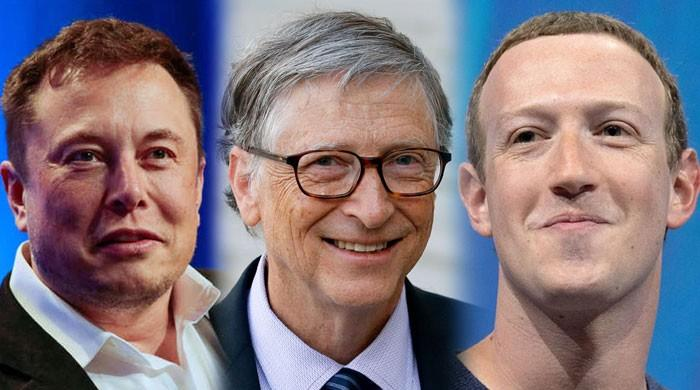
#> input picture computer_vision/Resources/uso.jpg, 700 x 390 px
$ python facedetection.py
#> lines starting #> are read from the running program, lines starting #| are printed output that depends on the picture; after the words box and inside, x2 and y2 are one past the last pixel; in counts of white or black regions, pixels touching at a corner belong together
import cv2

# adding out cascade
faceCascade = cv2.CascadeClassifier("Resources/haarcascade_frontalface_default.xml")

# Read an image
img = cv2.imread("Resources/uso.jpg")
#> img is the input picture: shape (390, 700, 3); mean B, G, R 125.1, 118.3, 132.2

# convert image to grayscale
imgGray = cv2.cvtColor(img, cv2.COLOR_BGR2GRAY)
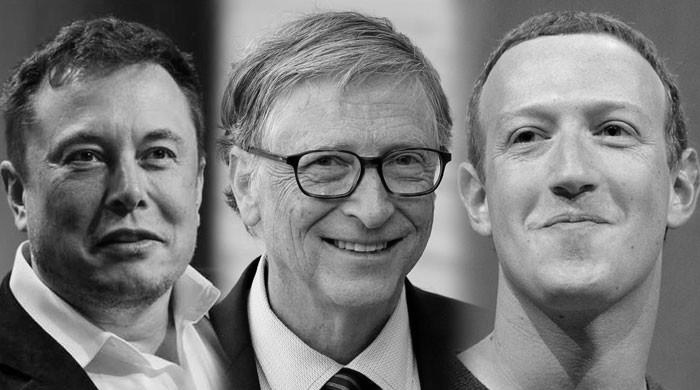
#> imgGray: shape (390, 700); min 0, max 253, mean 123.2

# find the faces in the image

face = faceCascade.detectMultiScale(imgGray, 1.1, 4)
#> face = [[30, 80, 193, 193], [456, 45, 223, 223]]

# create a bounding boz across the faces detected
# loop through all the faces in the image provided
# define the starting point
# define the corner points for every single face that will be detected after excecution
# define a colour
# define thickness of the line

for (x,y,w,h) in face:
    cv2.rectangle(img, (x,y),(x+w, y+h), (255,0,0),2)
    cv2.putText(img, "face", (x, y-5), cv2.FONT_HERSHEY_COMPLEX,1,(0,0,255),1)
#> this loop made 2 passes
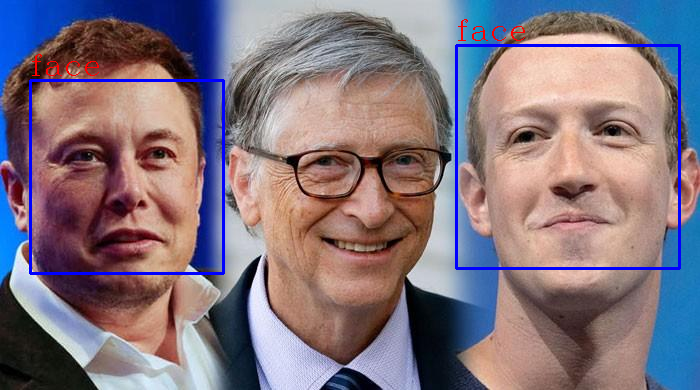
#> img: shape (390, 700, 3); 2.01% of pixels changed, all inside (x1, y1, x2, y2) = (29, 19, 681, 275)

#Show/Display it
cv2.imshow("Faces", img)

#delay
cv2.waitKey(0)

$ run again, with computer_vision/Resources/download.jpg copied over computer_vision/Resources/uso.jpg
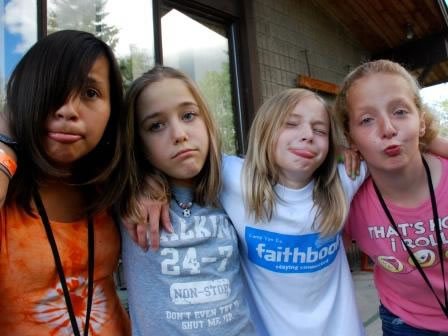
#> input picture computer_vision/Resources/download.jpg, 448 x 336 px
#> img is the input picture: shape (336, 448, 3); mean B, G, R 97.4, 93.2, 107.8
#> `imgGray = cv2.cvtColor(img, cv2.COLOR_BGR2GRAY)`:
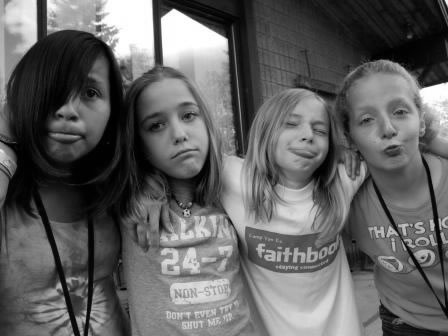
#> imgGray: shape (336, 448); min 0, max 255, mean 98
#> face = [[42, 101, 48, 48], [269, 97, 72, 72], [129, 81, 93, 93], [343, 80, 88, 88], [354, 180, 91, 91]]
#> the loop `for (x,y,w,h) in face:` made 5 passes
#> after the loop `for (x,y,w,h) in face:`:
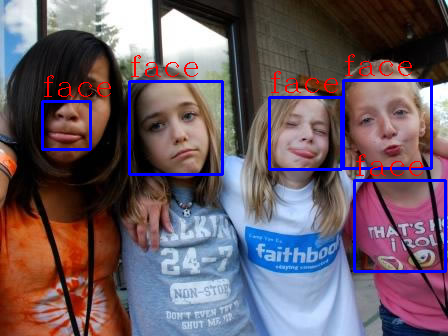
#> img: shape (336, 448, 3); 3.85% of pixels changed, all inside (x1, y1, x2, y2) = (41, 54, 447, 273)

$ run again, with computer_vision/Resources/faces.jpg copied over computer_vision/Resources/uso.jpg
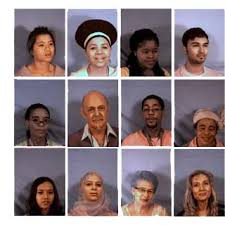
#> input picture computer_vision/Resources/faces.jpg, 225 x 225 px
#> img is the input picture: shape (225, 225, 3); mean B, G, R 129.9, 125.4, 140.5
#> `imgGray = cv2.cvtColor(img, cv2.COLOR_BGR2GRAY)`:
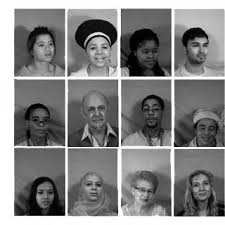
#> imgGray: shape (225, 225); min 0, max 255, mean 130.4
#> face = [[33, 35, 26, 26], [186, 33, 30, 30], [84, 36, 32, 32], [135, 40, 28, 28], [138, 99, 27, 27], [82, 97, 31, 31], [26, 109, 29, 29], [194, 118, 26, 26], [80, 174, 27, 27], [188, 174, 28, 28], [32, 182, 27, 27], [132, 180, 27, 27]]
#> the loop `for (x,y,w,h) in face:` made 12 passes
#> after the loop `for (x,y,w,h) in face:`:
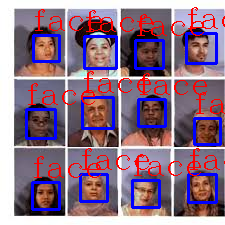
#> img: shape (225, 225, 3); 12.77% of pixels changed, all inside (x1, y1, x2, y2) = (25, 7, 225, 211)

$ run again, with computer_vision/Resources/faces2.jpg copied over computer_vision/Resources/uso.jpg
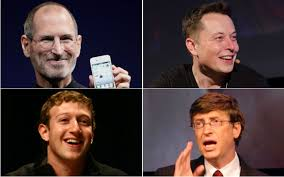
#> input picture computer_vision/Resources/faces2.jpg, 284 x 177 px
#> img is the input picture: shape (177, 284, 3); mean B, G, R 55.2, 55.8, 73.9
#> `imgGray = cv2.cvtColor(img, cv2.COLOR_BGR2GRAY)`:
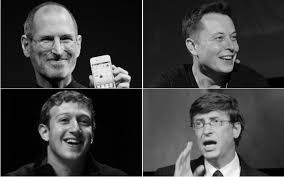
#> imgGray: shape (177, 284); min 0, max 255, mean 61.1
#> face = [[185, 104, 49, 49], [191, 15, 56, 56], [43, 98, 58, 58], [25, 13, 63, 63]]
#> the loop `for (x,y,w,h) in face:` made 4 passes
#> after the loop `for (x,y,w,h) in face:`:
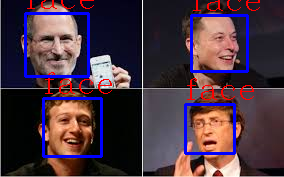
#> img: shape (177, 284, 3); 6.91% of pixels changed, all inside (x1, y1, x2, y2) = (24, 0, 260, 158)
